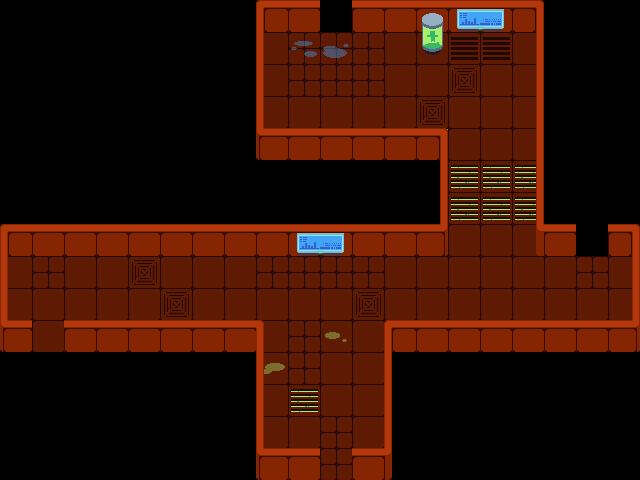

The image is a tile-based game level rendered from a .tmx file. Its description and complete source (layers, tilesets, objects, tile grids) follow:
An orthogonal 20x15 tile map with 32x32 px tiles, 4 tile layers (floor, floorDecoration, walls, props), 4 tilesets and 31 objects (4x Spawn, 4x Door, 2x Trap, 2x ExplosionEffect, SnackMachine).

<map version="1.10" tiledversion="1.11.2" orientation="orthogonal" renderorder="right-down" width="20" height="15" tilewidth="32" tileheight="32" infinite="0" nextlayerid="11" nextobjectid="134">
 <tileset firstgid="1" source="tileset_ebene1.tsx" />
 <tileset firstgid="852" source="props_and_items_ebene2.tsx" />
 <tileset firstgid="1380" source="Beartrap.tsx" />
 <tileset firstgid="1384" source="ExplosionEffect.tsx" />
 <layer id="3" name="floor" width="20" height="15">
  <data encoding="csv">
0,0,0,0,0,0,0,0,0,0,0,0,0,0,0,0,0,0,0,0,
0,0,0,0,0,0,0,0,72,71,71,71,72,72,70,70,72,0,0,0,
0,0,0,0,0,0,0,0,72,71,71,71,72,72,107,72,72,0,0,0,
0,0,0,0,0,0,0,0,72,72,72,72,72,107,72,72,72,0,0,0,
0,0,0,0,0,0,0,0,72,72,72,72,109,110,72,72,72,0,0,0,
0,0,0,0,0,0,0,0,0,0,0,0,0,0,74,74,74,0,0,0,
0,0,0,0,0,0,0,0,0,0,0,0,0,0,74,74,74,0,0,0,
0,0,0,72,74,107,107,72,184,72,72,72,72,71,72,72,72,0,0,0,
72,71,72,72,107,72,72,72,71,71,71,71,72,72,72,72,72,72,71,72,
72,72,72,72,72,107,72,72,72,72,72,107,72,72,72,72,72,72,72,72,
72,72,107,107,72,72,72,72,72,71,72,72,72,72,72,72,72,72,72,72,
0,0,0,0,0,0,0,0,72,71,72,72,0,0,0,0,0,0,0,0,
0,0,0,0,0,0,0,0,72,74,72,72,0,0,0,0,0,0,0,0,
0,0,0,0,0,0,0,0,72,72,71,72,0,0,0,0,0,0,0,0,
0,0,0,0,0,0,0,0,0,72,71,0,0,0,0,0,0,0,0,0
</data>
 </layer>
 <layer id="10" name="floorDecoration" width="20" height="15">
  <data encoding="csv">
0,0,0,0,0,0,0,0,0,0,0,0,0,0,0,0,0,0,0,0,
0,0,0,0,0,0,0,0,0,879,880,0,0,0,0,0,0,0,0,0,
0,0,0,0,0,0,0,0,0,0,0,0,0,0,0,0,0,0,0,0,
0,0,0,0,0,0,0,0,0,0,0,0,0,0,0,0,0,0,0,0,
0,0,0,0,0,0,0,0,0,0,0,0,0,0,0,0,0,0,0,0,
0,0,0,0,0,0,0,0,0,0,0,0,0,0,0,0,0,0,0,0,
0,0,0,0,0,0,0,0,0,0,0,0,0,0,0,0,0,0,0,0,
0,0,0,0,0,0,0,0,0,0,0,0,0,0,0,0,0,0,0,0,
0,0,0,0,0,0,0,0,0,0,0,0,0,0,0,0,0,0,0,0,
0,0,0,0,0,0,0,0,0,0,0,0,0,0,0,0,0,0,0,0,
0,0,0,0,0,0,0,0,0,0,877,0,0,0,0,0,0,0,0,0,
0,0,0,0,0,0,0,0,876,0,0,0,0,0,0,0,0,0,0,0,
0,0,0,0,0,0,0,0,0,0,0,0,0,0,0,0,0,0,0,0,
0,0,0,0,0,0,0,0,0,0,0,0,0,0,0,0,0,0,0,0,
0,0,0,0,0,0,0,0,0,0,0,0,0,0,0,0,0,0,0,0
</data>
 </layer>
 <layer id="1" name="walls" width="20" height="15">
  <data encoding="csv">
0,0,0,0,0,0,0,0,3,6,0,6,6,6,6,6,9,0,0,0,
0,0,0,0,0,0,0,0,76,0,0,0,0,0,0,0,84,0,0,0,
0,0,0,0,0,0,0,0,76,0,0,0,0,0,0,0,84,0,0,0,
0,0,0,0,0,0,0,0,76,0,0,0,0,0,0,0,84,0,0,0,
0,0,0,0,0,0,0,0,373,6,6,6,6,47,0,0,84,0,0,0,
0,0,0,0,0,0,0,0,0,0,0,0,0,84,0,0,84,0,0,0,
0,0,0,0,0,0,0,0,0,0,0,0,0,84,0,0,84,0,0,0,
39,376,6,6,6,6,6,6,6,6,6,6,6,379,0,0,46,6,0,9,
76,0,0,0,0,0,0,0,0,0,0,0,0,0,0,0,0,0,0,84,
76,0,0,0,0,0,0,0,0,0,0,0,0,0,0,0,0,0,0,84,
373,0,376,376,376,376,376,376,336,0,0,0,3,376,376,376,376,376,376,379,
0,0,0,0,0,0,0,0,76,0,0,0,76,0,0,0,0,0,0,0,
0,0,0,0,0,0,0,0,76,0,0,0,76,0,0,0,0,0,0,0,
0,0,0,0,0,0,0,0,76,0,0,0,76,0,0,0,0,0,0,0,
0,0,0,0,0,0,0,0,373,6,0,6,40,0,0,0,0,0,0,0
</data>
 </layer>
 <layer id="2" name="props" width="20" height="15">
  <data encoding="csv">
0,0,0,0,0,0,0,0,0,0,0,0,0,996,948,949,0,0,0,0,
0,0,0,0,0,0,0,0,0,0,0,0,0,1020,0,0,0,0,0,0,
0,0,0,0,0,0,0,0,0,0,0,0,0,0,0,0,0,0,0,0,
0,0,0,0,0,0,0,0,0,0,0,0,0,0,0,0,0,0,0,0,
0,0,0,0,0,0,0,0,0,0,0,0,0,0,0,0,0,0,0,0,
0,0,0,0,0,0,0,0,0,0,0,0,0,0,0,0,0,0,0,0,
0,0,0,0,0,0,0,0,0,0,0,0,0,0,0,0,0,0,0,0,
0,0,0,0,0,0,0,0,0,948,949,0,0,0,0,0,0,0,0,0,
0,0,0,0,0,0,0,0,0,0,0,0,0,0,0,0,0,0,0,0,
0,0,0,0,0,0,0,0,0,0,0,0,0,0,0,0,0,0,0,0,
0,0,0,0,0,0,0,0,0,0,0,0,0,0,0,0,0,0,0,0,
0,0,0,0,0,0,0,0,0,0,0,0,0,0,0,0,0,0,0,0,
0,0,0,0,0,0,0,0,0,0,0,0,0,0,0,0,0,0,0,0,
0,0,0,0,0,0,0,0,0,0,0,0,0,0,0,0,0,0,0,0,
0,0,0,0,0,0,0,0,0,0,0,0,0,0,0,0,0,0,0,0
</data>
 </layer>
 <objectgroup id="6" name="Collisions">
  <object id="110" x="256" y="24" width="64" height="8" />
  <object id="111" x="352" y="24" width="192" height="8" />
  <object id="112" x="536" y="32" width="8" height="224" />
  <object id="113" x="544" y="248" width="32" height="8" />
  <object id="114" x="608" y="248" width="32" height="8" />
  <object id="115" x="632" y="256" width="8" height="88" />
  <object id="116" x="384" y="344" width="256" height="8" />
  <object id="117" x="384" y="352" width="8" height="128" />
  <object id="118" x="352" y="472" width="32" height="8" />
  <object id="119" x="256" y="472" width="64" height="8" />
  <object id="120" x="256" y="352" width="8" height="120" />
  <object id="121" x="0" y="344" width="264" height="8" />
  <object id="122" x="0" y="256" width="8" height="88" />
  <object id="123" x="0" y="248" width="448" height="8" />
  <object id="125" x="440" y="160" width="8" height="88" />
  <object id="126" x="256" y="152" width="192" height="8" />
  <object id="127" x="256" y="32" width="8" height="120" />
  <object id="128" x="422" y="42" width="21" height="10" />
 </objectgroup>
 <objectgroup id="9" name="Props" />
 <objectgroup id="7" name="Entities">
  <object id="53" name="Beartrap" type="Trap" gid="1380" x="413.862" y="296.917" width="32" height="32">
   <properties>
    <property name="Damage" type="float" value="40" />
    <property name="Effect" type="object" value="58" />
    <property name="RangeLayer" type="object" value="54" />
   </properties>
  </object>
  <object id="58" name="ExplosionEffect" gid="1384" x="362.167" y="291.833" width="128" height="128" />
  <object id="63" name="PlayerSpawn" type="Spawn" x="323.095" y="274.69">
   <ellipse />
  </object>
  <object id="64" name="ScientistSpawn" type="Spawn" x="160" y="288">
   <ellipse />
  </object>
  <object id="65" name="SnackMachine" type="SnackMachine" x="384" y="32" width="32" height="32" />
  <object id="105" name="DoorSpawn" type="Door" x="576" y="224" width="32" height="32">
   <properties>
    <property name="DoorDirection" value="East" />
   </properties>
  </object>
  <object id="106" name="DoorSpawn" type="Door" x="32" y="320" width="32" height="32">
   <properties>
    <property name="DoorDirection" value="West" />
   </properties>
  </object>
  <object id="107" name="DoorSpawn" type="Door" x="320" y="0" width="32" height="32">
   <properties>
    <property name="DoorDirection" value="North" />
   </properties>
  </object>
  <object id="108" name="DoorSpawn" type="Door" x="320" y="448" width="32" height="32">
   <properties>
    <property name="DoorDirection" value="South" />
   </properties>
  </object>
  <object id="130" name="Beartrap" type="Trap" gid="1380" x="383.388" y="96.63" width="32" height="32">
   <properties>
    <property name="Damage" type="float" value="100" />
    <property name="Effect" type="object" value="131" />
    <property name="RangeLayer" type="object" value="54" />
   </properties>
  </object>
  <object id="131" name="ExplosionEffect" gid="1384" x="335" y="96" width="128" height="128" />
  <object id="132" name="ScientistSpawn" type="Spawn" x="491" y="252">
   <ellipse />
  </object>
  <object id="133" name="SecuritySpawn" type="Spawn" x="306.706" y="102.073">
   <ellipse />
  </object>
 </objectgroup>
 <objectgroup id="8" name="Acids" />
</map>
